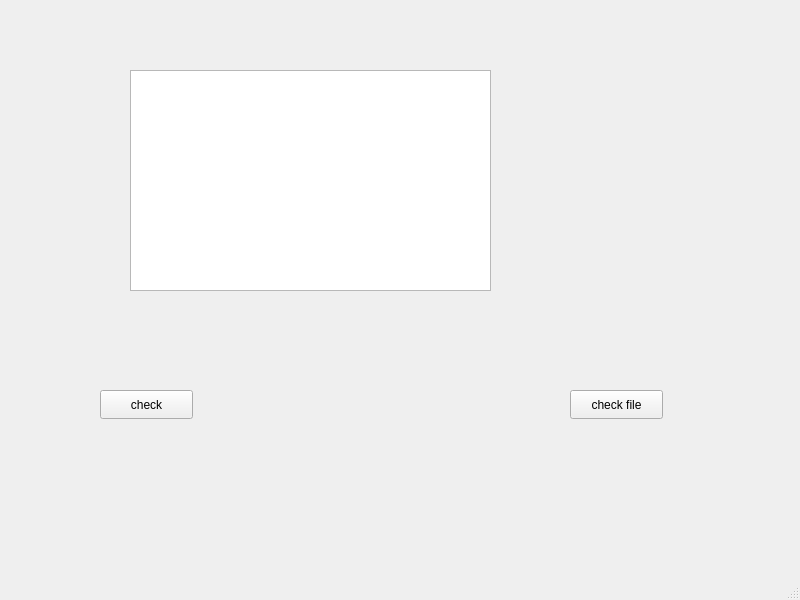
<?xml version="1.0" encoding="UTF-8"?>
<ui version="4.0">
 <class>MainWindow</class>
 <widget class="QMainWindow" name="MainWindow">
  <property name="geometry">
   <rect>
    <x>0</x>
    <y>0</y>
    <width>800</width>
    <height>600</height>
   </rect>
  </property>
  <property name="windowTitle">
   <string>MainWindow</string>
  </property>
  <widget class="QWidget" name="centralwidget">
   <widget class="QPushButton" name="checkButton">
    <property name="geometry">
     <rect>
      <x>100</x>
      <y>390</y>
      <width>93</width>
      <height>29</height>
     </rect>
    </property>
    <property name="text">
     <string>check</string>
    </property>
   </widget>
   <widget class="QPlainTextEdit" name="plainTextEdit">
    <property name="geometry">
     <rect>
      <x>130</x>
      <y>70</y>
      <width>361</width>
      <height>221</height>
     </rect>
    </property>
   </widget>
   <widget class="QPushButton" name="fileButton">
    <property name="geometry">
     <rect>
      <x>570</x>
      <y>390</y>
      <width>93</width>
      <height>29</height>
     </rect>
    </property>
    <property name="text">
     <string>check file</string>
    </property>
   </widget>
  </widget>
  <widget class="QMenuBar" name="menubar">
   <property name="geometry">
    <rect>
     <x>0</x>
     <y>0</y>
     <width>800</width>
     <height>26</height>
    </rect>
   </property>
  </widget>
  <widget class="QStatusBar" name="statusbar"/>
 </widget>
 <resources/>
 <connections/>
</ui>
